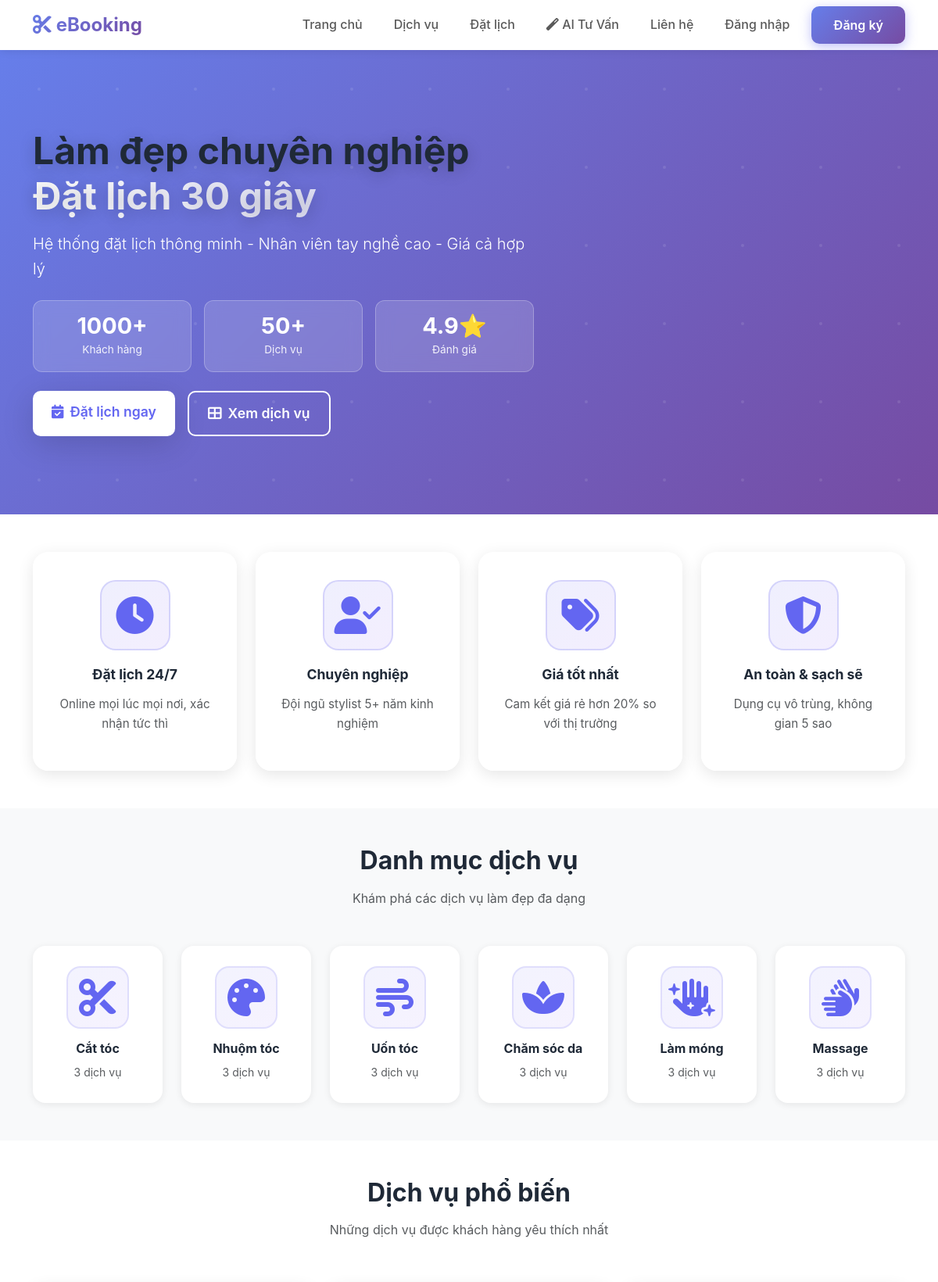
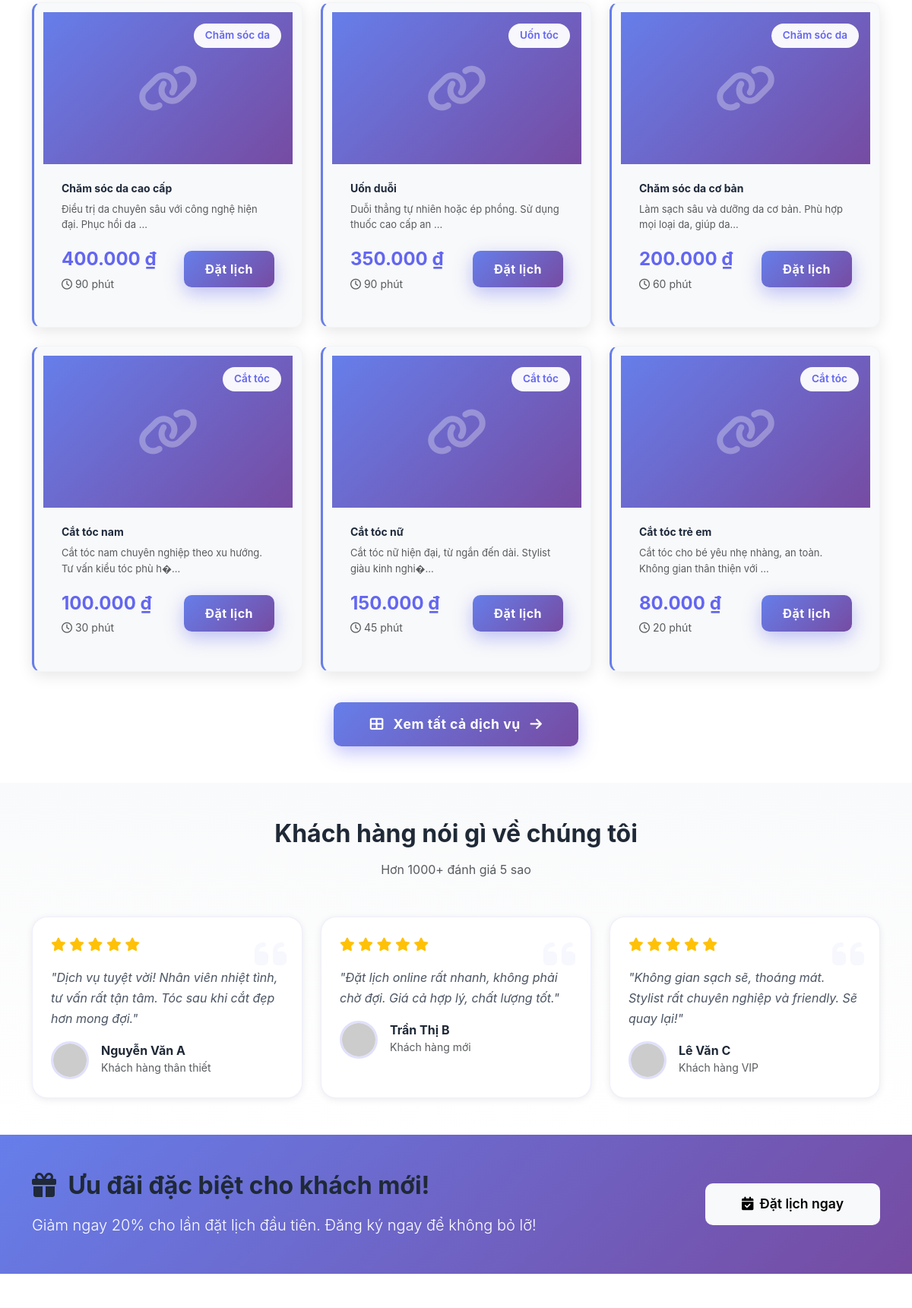
The page / (upper part) on the database its author committed (2 pictures, top to bottom).
### tables this page shows
CREATE TABLE `categories` (
  `category_id` int(11) NOT NULL,
  `category_name` varchar(100) NOT NULL,
  `description` text DEFAULT NULL,
  `icon` varchar(100) DEFAULT NULL,
  `display_order` int(11) DEFAULT 0,
  `status` enum('active','inactive') DEFAULT 'active',
  `created_at` timestamp NOT NULL DEFAULT current_timestamp(),
  `updated_at` timestamp NOT NULL DEFAULT current_timestamp() ON UPDATE current_timestamp()
);

CREATE TABLE `services` (
  `service_id` int(11) NOT NULL,
  `category_id` int(11) NOT NULL,
  `service_name` varchar(150) NOT NULL,
  `description` text DEFAULT NULL,
  `price` decimal(10,2) NOT NULL,
  `duration` int(11) NOT NULL COMMENT 'Thời gian thực hiện (phút)',
  `image` varchar(255) DEFAULT NULL,
  `status` enum('active','inactive') DEFAULT 'active',
  `created_at` timestamp NOT NULL DEFAULT current_timestamp(),
  `updated_at` timestamp NOT NULL DEFAULT current_timestamp() ON UPDATE current_timestamp()
);

### models/Category.php (called while the page is built, shortened)
<?php
class Category {
    private $conn;
    private $table = 'categories';
    public function __construct($db) {
        $this->conn = $db;
    }
    public function getCategoriesWithServiceCount() {
        $query = "SELECT c.*, COUNT(s.service_id) as service_count
                  FROM " . $this->table . " c
                  LEFT JOIN services s ON c.category_id = s.category_id AND s.status = 'active'
                  WHERE c.status = 'active'
                  GROUP BY c.category_id
                  ORDER BY c.display_order, c.category_name";
        $stmt = $this->conn->prepare($query);
        $stmt->execute();
        return $stmt->fetchAll(PDO::FETCH_ASSOC);
    }
}
?>

### models/Service.php (called while the page is built, shortened)
<?php
class Service {
    private $conn;
    private $table = 'services';
    public function __construct($db) {
        $this->conn = $db;
    }
    public function getPopularServices($limit = 6) {
        $query = "SELECT s.*, c.category_name, COUNT(b.booking_id) as booking_count
                  FROM " . $this->table . " s
                  LEFT JOIN categories c ON s.category_id = c.category_id
                  LEFT JOIN bookings b ON s.service_id = b.service_id
                  WHERE s.status = 'active'
                  GROUP BY s.service_id
                  ORDER BY booking_count DESC
                  LIMIT :limit";
        $stmt = $this->conn->prepare($query);
        $stmt->bindParam(':limit', $limit, PDO::PARAM_INT);
        $stmt->execute();
        return $stmt->fetchAll(PDO::FETCH_ASSOC);
    }
}
?>

### config/functions.php (called while the page is built, shortened)
<?php
function formatCurrency($amount) {
    return number_format($amount ?? 0, 0, ',', '.') . ' ₫';
}
?>

### index.php (the view, shortened to what this page needs)
<?php
require_once 'models/Category.php';
require_once 'models/Service.php';
$database = new Database();
$db = $database->getConnection();
$categoryModel = new Category($db);
$serviceModel = new Service($db);
$categories = $categoryModel->getCategoriesWithServiceCount();
$popularServices = $serviceModel->getPopularServices(6);
?>
<!DOCTYPE html>
<html lang="vi">
<head>
    <link href="https://cdn.jsdelivr.net/npm/bootstrap@5.3.0/dist/css/bootstrap.min.css" rel="stylesheet">
    <link rel="stylesheet" href="https://cdnjs.cloudflare.com/ajax/libs/font-awesome/6.4.0/css/all.min.css">
    <link rel="stylesheet" href="assets/css/style.css?v=<?php echo time(); ?>">
    <link rel="stylesheet" href="assets/css/homepage-improvements.css?v=<?php echo time(); ?>">
</head>
<body>
    <?php include 'includes/header.php'; ?>
    <section class="hero-section">
        <div class="container">
            <div class="row align-items-center">
                <div class="col-lg-7">
                    <h1 class="display-3 fw-bold mb-3">
                        Làm đẹp chuyên nghiệp<br>
                        <span class="text-gradient">Đặt lịch 30 giây</span>
                    </h1>
                    <p class="lead mb-4 fs-5">Hệ thống đặt lịch thông minh - Nhân viên tay nghề cao - Giá cả hợp lý</p>
                    <div class="row g-3 mb-4">
                        <div class="col-4">
                            <div class="stat-box">
                                <h3 class="fw-bold mb-0">1000+</h3>
                                <small>Khách hàng</small>
                            </div>
                        </div>
                        <div class="col-4">
                            <div class="stat-box">
                                <h3 class="fw-bold mb-0">50+</h3>
                                <small>Dịch vụ</small>
                            </div>
                        </div>
                        <div class="col-4">
                            <div class="stat-box">
                                <h3 class="fw-bold mb-0">4.9⭐</h3>
                                <small>Đánh giá</small>
                            </div>
                        </div>
                    </div>
                    <div class="d-flex gap-3 flex-wrap">
                        <a href="pages/booking.php" class="btn btn-light btn-lg px-4 shadow-lg">
                            <i class="fas fa-calendar-check me-2"></i>Đặt lịch ngay
                        </a>
                        <a href="pages/services.php" class="btn btn-outline-light btn-lg px-4">
                            <i class="fas fa-th-large me-2"></i>Xem dịch vụ
                        </a>
                    </div>
                </div>
            </div>
        </div>
    </section>
    <section class="features-section py-5">
        <div class="container">
            <div class="row g-4">
                <div class="col-sm-6 col-lg-3">
                    <div class="feature-card text-center h-100">
                        <div class="feature-icon">
                            <i class="fas fa-clock fa-3x text-primary"></i>
                        </div>
                        <h5 class="fw-bold mb-3">Đặt lịch 24/7</h5>
                        <p class="text-muted mb-0">Online mọi lúc mọi nơi, xác nhận tức thì</p>
                    </div>
                </div>
                <div class="col-sm-6 col-lg-3">
                    <div class="feature-card text-center h-100">
                        <div class="feature-icon">
                            <i class="fas fa-user-check fa-3x text-primary"></i>
                        </div>
                        <h5 class="fw-bold mb-3">Chuyên nghiệp</h5>
                        <p class="text-muted mb-0">Đội ngũ stylist 5+ năm kinh nghiệm</p>
                    </div>
                </div>
                <div class="col-sm-6 col-lg-3">
                    <div class="feature-card text-center h-100">
                        <div class="feature-icon">
                            <i class="fas fa-tags fa-3x text-primary"></i>
                        </div>
                        <h5 class="fw-bold mb-3">Giá tốt nhất</h5>
                        <p class="text-muted mb-0">Cam kết giá rẻ hơn 20% so với thị trường</p>
                    </div>
                </div>
                <div class="col-sm-6 col-lg-3">
                    <div class="feature-card text-center h-100">
                        <div class="feature-icon">
                            <i class="fas fa-shield-alt fa-3x text-primary"></i>
                        </div>
                        <h5 class="fw-bold mb-3">An toàn & sạch sẽ</h5>
                        <p class="text-muted mb-0">Dụng cụ vô trùng, không gian 5 sao</p>
                    </div>
                </div>
            </div>
        </div>
    </section>
    <section class="categories-section py-5 bg-light">
        <div class="container">
            <div class="text-center mb-5">
                <h2 class="fw-bold">Danh mục dịch vụ</h2>
                <p class="text-muted">Khám phá các dịch vụ làm đẹp đa dạng</p>
            </div>
            <div class="row g-4 justify-content-center">
                <?php foreach ($categories as $category): ?>
                <div class="col-6 col-md-4 col-lg-2">
                    <a href="pages/services.php?category=<?php echo $category['category_id']; ?>" class="text-decoration-none">
                        <div class="category-card text-center p-4">
                            <div class="category-icon mb-3">
                                <i class="fas <?php echo $category['icon']; ?> fa-3x text-primary"></i>
                            </div>
                            <h6 class="mb-2 fw-bold"><?php echo htmlspecialchars($category['category_name']); ?></h6>
                            <small class="text-muted"><?php echo $category['service_count']; ?> dịch vụ</small>
                        </div>
                    </a>
                </div>
                <?php endforeach; ?>
            </div>
        </div>
    </section>
    <section class="services-section py-5">
        <div class="container">
            <div class="text-center mb-5">
                <h2 class="fw-bold">Dịch vụ phổ biến</h2>
                <p class="text-muted">Những dịch vụ được khách hàng yêu thích nhất</p>
            </div>
            <div class="row g-4">
                <?php foreach ($popularServices as $service): ?>
                <div class="col-md-6 col-lg-4">
                    <div class="service-card h-100">
                        <div class="service-image">
                            <div class="service-badge"><?php echo htmlspecialchars($service['category_name']); ?></div>
                        </div>
                        <div class="service-body p-4">
                            <h5 class="mb-2 fw-bold"><?php echo htmlspecialchars($service['service_name']); ?></h5>
                            <p class="text-muted small mb-3">
                                <?php echo htmlspecialchars(substr($service['description'], 0, 80)); ?>...
                            </p>
                            <div class="d-flex justify-content-between align-items-center">
                                <div>
                                    <div class="service-price"><?php echo formatCurrency($service['price']); ?></div>
                                    <small class="text-muted">
                                        <i class="far fa-clock"></i> <?php echo $service['duration']; ?> phút
                                    </small>
                                </div>
                                <a href="pages/booking.php?service=<?php echo $service['service_id']; ?>"
                                   class="btn btn-primary">
                                    Đặt lịch
                                </a>
                            </div>
                        </div>
                    </div>
                </div>
                <?php endforeach; ?>
            </div>
            <div class="text-center mt-5">
                <a href="pages/services.php" class="btn btn-primary btn-lg px-5 py-3">
                    <i class="fas fa-th-large me-2"></i>
                    Xem tất cả dịch vụ
                    <i class="fas fa-arrow-right ms-2"></i>
                </a>
            </div>
        </div>
    </section>
    <section class="testimonials-section py-5 bg-light">
        <div class="container">
            <div class="text-center mb-5">
                <h2 class="fw-bold">Khách hàng nói gì về chúng tôi</h2>
                <p class="text-muted">Hơn 1000+ đánh giá 5 sao</p>
            </div>
            <div class="row g-4">
                <div class="col-md-4">
                    <div class="testimonial-card p-4 bg-white rounded-4 shadow-sm h-100">
                        <div class="mb-3">
                            <i class="fas fa-star text-warning"></i>
                            <i class="fas fa-star text-warning"></i>
                            <i class="fas fa-star text-warning"></i>
                            <i class="fas fa-star text-warning"></i>
                            <i class="fas fa-star text-warning"></i>
                        </div>
                        <p class="mb-3">"Dịch vụ tuyệt vời! Nhân viên nhiệt tình, tư vấn rất tận tâm. Tóc sau khi cắt đẹp hơn mong đợi."</p>
                        <div class="d-flex align-items-center">
                            <img src="https://ui-avatars.com/api/?name=Nguyen+Van+A&background=6366f1&color=fff"
                                 class="rounded-circle me-3" width="50" height="50" alt="">
                            <div>
                                <h6 class="mb-0 fw-bold">Nguyễn Văn A</h6>
                                <small class="text-muted">Khách hàng thân thiết</small>
                            </div>
                        </div>
                    </div>
                </div>
                <div class="col-md-4">
                    <div class="testimonial-card p-4 bg-white rounded-4 shadow-sm h-100">
                        <div class="mb-3">
                            <i class="fas fa-star text-warning"></i>
                            <i class="fas fa-star text-warning"></i>
                            <i class="fas fa-star text-warning"></i>
                            <i class="fas fa-star text-warning"></i>
                            <i class="fas fa-star text-warning"></i>
                        </div>
                        <p class="mb-3">"Đặt lịch online rất nhanh, không phải chờ đợi. Giá cả hợp lý, chất lượng tốt."</p>
                        <div class="d-flex align-items-center">
                            <img src="https://ui-avatars.com/api/?name=Tran+Thi+B&background=8b5cf6&color=fff"
                                 class="rounded-circle me-3" width="50" height="50" alt="">
                            <div>
                                <h6 class="mb-0 fw-bold">Trần Thị B</h6>
                                <small class="text-muted">Khách hàng mới</small>
                            </div>
                        </div>
                    </div>
                </div>
                <div class="col-md-4">
                    <div class="testimonial-card p-4 bg-white rounded-4 shadow-sm h-100">
                        <div class="mb-3">
                            <i class="fas fa-star text-warning"></i>
                            <i class="fas fa-star text-warning"></i>
                            <i class="fas fa-star text-warning"></i>
                            <i class="fas fa-star text-warning"></i>
                            <i class="fas fa-star text-warning"></i>
                        </div>
                        <p class="mb-3">"Không gian sạch sẽ, thoáng mát. Stylist rất chuyên nghiệp và friendly. Sẽ quay lại!"</p>
                        <div class="d-flex align-items-center">
                            <img src="https://ui-avatars.com/api/?name=Le+Van+C&background=10b981&color=fff"
                                 class="rounded-circle me-3" width="50" height="50" alt="">
                            <div>
                                <h6 class="mb-0 fw-bold">Lê Văn C</h6>
                                <small class="text-muted">Khách hàng VIP</small>
                            </div>
                        </div>
                    </div>
                </div>
            </div>
        </div>
    </section>
    <section class="cta-section py-5 bg-primary text-white">
        <div class="container">
            <div class="row align-items-center">
                <div class="col-lg-8 text-center text-lg-start">
                    <h2 class="fw-bold mb-3">
                        <i class="fas fa-gift me-2"></i>
                        Ưu đãi đặc biệt cho khách mới!
                    </h2>
                    <p class="lead mb-0">Giảm ngay 20% cho lần đặt lịch đầu tiên. Đăng ký ngay để không bỏ lỡ!</p>
                </div>
                <div class="col-lg-4 text-center text-lg-end mt-3 mt-lg-0">
                    <a href="pages/booking.php" class="btn btn-light btn-lg px-5">
                        <i class="fas fa-calendar-check me-2"></i>Đặt lịch ngay
                    </a>
                </div>
            </div>
        </div>
    </section>
</body>
</html>

### rows shown on the page
categories: category_name "Cắt tóc", service_count "3"
categories: category_name "Nhuộm tóc", service_count "3"
categories: category_name "Uốn tóc", service_count "3"
categories: category_name "Chăm sóc da", service_count "3"
categories: category_name "Làm móng", service_count "3"
categories: category_name "Massage", service_count "3"
services: category.category_name "Chăm sóc da", service_name "Chăm sóc da cao cấp", description "Điều trị da chuyên sâu với công nghệ hiện đại. Phục hồi da", price "400.000 ₫", duration "90"
services: category.category_name "Uốn tóc", service_name "Uốn duỗi", description "Duỗi thẳng tự nhiên hoặc ép phồng. Sử dụng thuốc cao cấp an", price "350.000 ₫", duration "90"
services: category.category_name "Chăm sóc da", service_name "Chăm sóc da cơ bản", description "Làm sạch sâu và dưỡng da cơ bản. Phù hợp mọi loại da, giúp da", price "200.000 ₫", duration "60"
services: category.category_name "Cắt tóc", service_name "Cắt tóc nam", description "Cắt tóc nam chuyên nghiệp theo xu hướng. Tư vấn kiểu tóc phù h�", price "100.000 ₫", duration "30"
services: category.category_name "Cắt tóc", service_name "Cắt tóc nữ", description "Cắt tóc nữ hiện đại, từ ngắn đến dài. Stylist giàu kinh nghi�", price "150.000 ₫", duration "45"
services: category.category_name "Cắt tóc", service_name "Cắt tóc trẻ em", description "Cắt tóc cho bé yêu nhẹ nhàng, an toàn. Không gian thân thiện với", price "80.000 ₫", duration "20"

### other values the page prints
SITE_NAME "eBooking"
